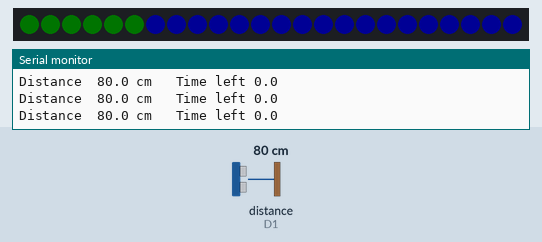
The sketch below on a simulated ESP8266 (Wemos D1 mini). Shown: 24 RGB LEDs in strip order, left to right, the last lines printed to the serial monitor. The inputs (shaded band) are chosen by the test bench; at power-on: distance to the obstacle (sensor on D1) 80 cm. The echo pulse lasts 58.3 µs per cm; dim RGB values are drawn brighter than linear.

Above: at 2.1 s.
2.2 s: distance to the obstacle (sensor on D1) set to 2 cm
At 3.0 s:
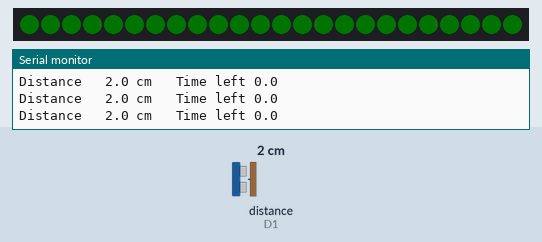
3.7 s: distance to the obstacle (sensor on D1) set to 5 cm
At 4.4 s:
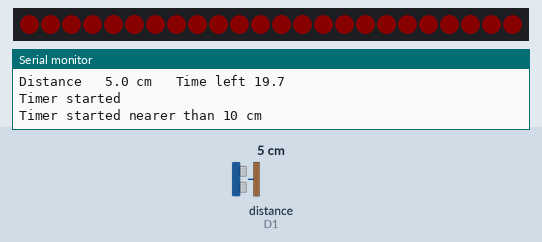
5.3 s: distance to the obstacle (sensor on D1) set to 120 cm
At 7.3 s:
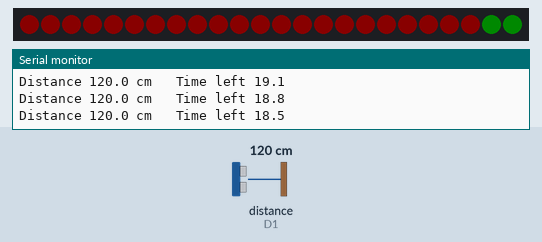
8.3 s: distance to the obstacle (sensor on D1) set to 4 cm
At 9.5 s:
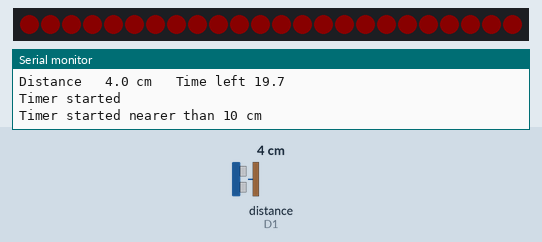
9.8 s: distance to the obstacle (sensor on D1) set to 35 cm
At 43.33 s:
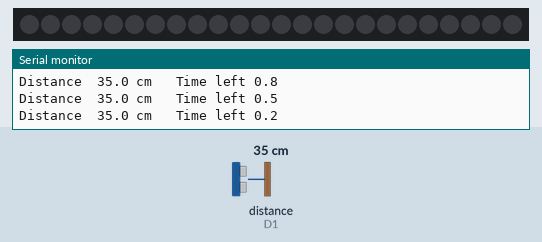
Timing chart, 0 to 44.6 s (numbered marks = the images above; inputs shaded):
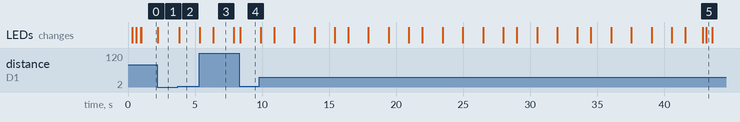

Measured:
- the behaviour switches between 3 and 4 cm on distance to the obstacle (sensor on D1) (found by bisection; images 1 and 2)
- after the input at 2.2 s, the LEDs: change at once (image 1)
- after the input at 3.7 s, the LEDs: change after 0.14 s (image 2)
- after the input at 5.3 s, the LEDs: first change after 0.05 s (image 3 shows a later state)
- after the input at 8.3 s, the LEDs: change after 0.09 s (image 4)
- after the input at 9.8 s, the LEDs: first change after 0.09 s (image 5 shows a later state)
- what the display in image 5 shows lasts 0.5 s, from 43.1 s to 43.6 s

The sketch:

Wemos-D1-HandwashTimerNeopixels.ino
```cpp
#include <Arduino.h>
#include <HCSR04.h>

/*
 * This is a Demo Code for a 20-seconds Hand Wash Timer.
 * If you get closer to the sonar distance sensor a timer starts
 * and counts down from 20seconds to zero.
 *
 * Displaing the timer is done with a standard Neopixel ring WS2812
 *
 * place for improvement:
 *  - use real time/timer (instead of delay) to check how much time is left
 *  - adapt start position to max number of pixel defined
 *  - switch off leds after some time
 *  - Allow retriggering while timer is active. This might interfer with too much power usage when both are active; which leads to distance flaws
 *  - Advanced: Display normal clock unless triggered
*/

#include <Adafruit_NeoPixel.h>

#define NUM_PIXELS    24
#define NEOPIXEL_PIN  D4

Adafruit_NeoPixel pixels(NUM_PIXELS, D4, NEO_GRB | NEO_KHZ800);


// The Distance Sensor is directly attached to the pins
#define SR04_TRIGGER  D2
#define SR04_ECHO     D1

// The Distance where the timer gets started normal in cm
#define DISTANCE_TIMER_START 30.0

// The distance where you can trigger a timer Reset.
// This starts the timer again each time you get nearer than this distance  in cm
#define DISTANCE_TIMER_RESET 10.0

// Initialize sensor that uses digital pins for trigger and echo.
UltraSonicDistanceSensor distanceSensor(SR04_TRIGGER, SR04_ECHO);


// Time for complete countdown in seconds
#define WASH_TIME_SEC 20.0

// Time for each loop in seconds
#define TIMER_STEPS    0.3

// Time needed to measure distance in seconds
#define TIME_FOR_MEASURING_DISTANCE 0.1

// Delay for each loop
#define DELAY 1000.0 * (TIMER_STEPS - TIME_FOR_MEASURING_DISTANCE)

// Global variable for time left in seconds
double timeLeft     = 0.0;


void setup () {
    Serial.begin(115200);  // We initialize serial connection so that we could print values from sensor.

    pixels.begin();
    initColors(  pixels.Color(0, 10, 0));
    initColors(  pixels.Color(0, 1, 1));
}

void setTimeLeft(double newTimeLeft ){
  timeLeft = newTimeLeft;
}


void initColors(uint32_t color) {
  for (int i = 0; i < NUM_PIXELS; i++) {
    pixels.setPixelColor(i, color);
    pixels.show();
    delay(20);
  }
}

void showDistance(double distance) {

  // Only show Distance if not in Timer mode
  if ( timeLeft > 0.0){
    return;
  }
  uint32_t color1 = pixels.Color(0, 1, 0);
  uint32_t color2 = pixels.Color(0, 0, 20);

  int pixelNumMin = (int)(DISTANCE_TIMER_START-DISTANCE_TIMER_RESET)/3;
  int pixelNumMax = (int)(distance-DISTANCE_TIMER_RESET)/3;
  for (int i = 0; i < NUM_PIXELS; i++) {
    if ( i >= pixelNumMin && i <= pixelNumMax ){
      pixels.setPixelColor(i, color2);
    } else {
      pixels.setPixelColor(i, color1);
    }
  }

  pixels.show();
}

void setColors(int num, uint32_t color1,uint32_t color2) {
  for (int i = 0; i < num; i++) {
    pixels.setPixelColor(i, color1);
  }
  for (int i = num; i < NUM_PIXELS; i++) {
    pixels.setPixelColor(i, color2);
  }

  pixels.show();
}

boolean isTimerActive(){
  return timeLeft > 0.0;
}

void decrementTimeLeft(){

    if ( timeLeft > 0.0 ){
       int numLeds = (int)( timeLeft/WASH_TIME_SEC*       NUM_PIXELS);
       setColors( numLeds , pixels.Color(10, 0, 0) , pixels.Color(0, 10, 0));

       delay(1000*TIMER_STEPS);

       timeLeft -= TIMER_STEPS;

      if ( timeLeft <=0){
        // Flash LEDs when ready
        for ( int i=0; i<3; i++) {
          setColors(NUM_PIXELS, pixels.Color(0, 100, 0) , pixels.Color(0, 0, 0));
          delay(80);
          setColors(NUM_PIXELS, pixels.Color(0, 0, 0) , pixels.Color(0, 0, 0));
          delay(80);
        }
      }
    }
}

void loop () {
    // do a measurement using the sensor and print the distance in centimeters.
    double dist= distanceSensor.measureDistanceCm();

    if ( dist > 3.0 ){ // Distance of a standerd HCSR04 Sensor can not be below 2.3 cm

        // If Timer is not triggered yet and you are nearer than 1m
        if ( isTimerActive() && dist < DISTANCE_TIMER_RESET ){
          Serial.println("Timer started");
          setTimeLeft(WASH_TIME_SEC);
        }

        // This is a nice to have addition
        // If Timer is already triggered yet and you are nearer than 10cm
        if ( dist < DISTANCE_TIMER_START ){
          Serial.printf("Timer started nearer than %.0f cm\n",DISTANCE_TIMER_RESET);
          setTimeLeft(WASH_TIME_SEC);
        }
    }

    showDistance(dist);

    decrementTimeLeft();

    Serial.printf("Distance %5.1f cm   Time left %.1f\n",dist,timeLeft);

    // Wait alittle bit so we use less power
    delay(DELAY);
}
```
